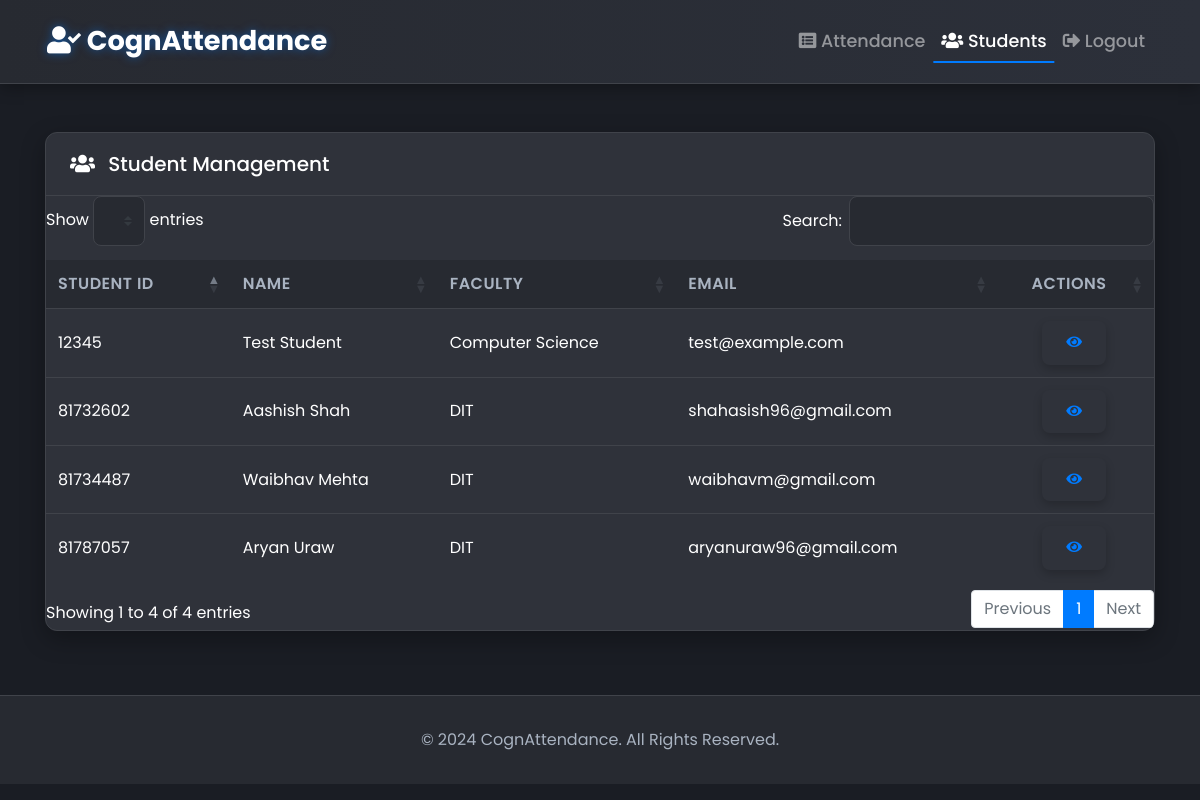
Screenshot of /students (signed in) with the database file from the repository.
### tables this page shows
CREATE TABLE students (
                id TEXT PRIMARY KEY,
                name TEXT NOT NULL,
                faculty TEXT,
                dob TEXT,
                email TEXT,
                address TEXT
            );

### app.py (the view)
@app.route('/students')
@login_required
def list_students():
    students = get_all_students()
    return render_template('students.html', students=students)

### app.py (called while the page is built)
def login_required(f):
    @wraps(f)
    def decorated_function(*args, **kwargs):
        if 'logged_in' not in session:
            return redirect(url_for('login', next=request.url))
        return f(*args, **kwargs)
    return decorated_function

### database_sql.py (called while the page is built, shortened)
def get_db_connection():
    if DB_TYPE == 'mysql':
        if not MYSQL_AVAILABLE:
            raise ImportError("MySQL driver not available. Please install mysql-connector-python")
        import mysql.connector
        connection = mysql.connector.connect(
            host=DB_HOST,
            port=DB_PORT,
            database=DB_NAME,
            user=DB_USER,
            password=DB_PASSWORD
        )
        return connection
    else:  # sqlite (default)
        import sqlite3
        conn = sqlite3.connect(DB_FILE)
        conn.row_factory = sqlite3.Row
        return conn

def get_all_students():
    conn = get_db_connection()
    cursor = conn.cursor()
    cursor.execute("SELECT * FROM students ORDER BY name")
    rows = cursor.fetchall()
    if cursor.description:
        columns = [desc[0] for desc in cursor.description]
        result = []
        for row in rows:
            row_dict = {}
            for i, column in enumerate(columns):
                row_dict[column] = row[i]
            result.append(row_dict)
    else:
        result = []
    conn.close()
    return result

### templates/students.html (shortened to what this page needs)
{% extends 'layout.html' %}
{% block content %}
    <div class="card">
        <div class="card-header d-flex justify-content-between align-items-center">
            <h5 class="mb-0"><i class="fas fa-users mr-2"></i> Student Management</h5>
        </div>
        <div class="table-responsive">
            <table class="table table-hover mb-0" id="studentTable">
                <thead>
                    <tr>
                        <th>Student ID</th>
                        <th>Name</th>
                        <th>Faculty</th>
                        <th>Email</th>
                        <th class="text-center">Actions</th>
                    </tr>
                </thead>
                <tbody>
                    {% for student in students %}
                        <tr id="student-row-{{ student.id }}">
                            <td>{{ student.id }}</td>
                            <td>{{ student.name }}</td>
                            <td>{{ student.faculty }}</td>
                            <td>{{ student.email }}</td>
                            <td class="text-center">
                                <a href="{{ url_for('student_details', student_id=student.id) }}" class="btn btn-sm btn-outline-primary mr-1" title="View Details">
                                    <i class="fas fa-eye"></i>
                                </a>
                            </td>
                        </tr>
                    {% endfor %}
                </tbody>
            </table>
        </div>
    </div>
{% endblock %}

### templates/layout.html (shortened to what this page needs)
<!doctype html>
<html lang="en">
<head>
    <link rel="stylesheet" href="https://stackpath.bootstrapcdn.com/bootstrap/4.5.2/css/bootstrap.min.css">
    <link rel="stylesheet" href="https://cdnjs.cloudflare.com/ajax/libs/font-awesome/5.15.3/css/all.min.css">
    <link rel="stylesheet" type="text/css" href="https://cdn.datatables.net/1.11.5/css/dataTables.bootstrap4.min.css">
    <link rel="stylesheet" href="{{ url_for('static', filename='style.css') }}">
</head>
<body>
    <nav class="navbar navbar-expand-lg navbar-dark">
        <div class="container">
            <a class="navbar-brand" href="{{ url_for('index') }}"><i class="fas fa-user-check"></i> CognAttendance</a>
            <div class="collapse navbar-collapse" id="navbarNav">
                <ul class="navbar-nav ml-auto">
                    {% if session.logged_in %}
                        <li class="nav-item {% if request.endpoint == 'index' %}active{% endif %}">
                            <a class="nav-link" href="{{ url_for('index') }}"><i class="fas fa-list-alt"></i> Attendance</a>
                        </li>
                        <li class="nav-item {% if request.endpoint == 'list_students' or request.endpoint == 'student_details' %}active{% endif %}">
                            <a class="nav-link" href="{{ url_for('list_students') }}"><i class="fas fa-users"></i> Students</a>
                        </li>
                        <li class="nav-item">
                            <a class="nav-link" href="{{ url_for('logout') }}"><i class="fas fa-sign-out-alt"></i> Logout</a>
                        </li>
                    {% else %}
                        <li class="nav-item {% if request.endpoint == 'login' %}active{% endif %}">
                            <a class="nav-link" href="{{ url_for('login') }}"><i class="fas fa-sign-in-alt"></i> Login</a>
                        </li>
                    {% endif %}
                </ul>
            </div>
        </div>
    </nav>
    <main role="main" class="container my-5">
        {% block content %}{% endblock %}
    </main>
    <footer class="footer">
        <div class="container">
            <span>&copy; 2024 CognAttendance. All Rights Reserved.</span>
        </div>
    </footer>
</body>
</html>

### static/style.css (style rules this page uses)
:root { --primary-bg: #1a1d24; --secondary-bg: #272a31; --card-bg: #2f323a; --primary-text: #ffffff; --secondary-text: #a9b3c1; --accent: #007bff; --accent-hover: #0056b3; --border-color: #40434a; --success: #28a745; --danger: #dc3545; --glow-color: rgba(0, 123, 255, 0.5); }
body { background-color: var(--primary-bg); color: var(--primary-text); font-family: 'Poppins', sans-serif; font-weight: 400; animation: fadeIn 0.8s ease-in-out; }
.navbar { background: linear-gradient(to right, var(--secondary-bg), #2c303a); border-bottom: 1px solid var(--border-color); padding: 1rem 2rem; box-shadow: 0 4px 15px rgba(0, 0, 0, 0.3); transition: all 0.3s ease; }
.navbar-brand { font-weight: 700; font-size: 1.7rem; color: var(--primary-text) !important; text-shadow: 0 0 10px var(--glow-color); transition: text-shadow 0.3s ease; }
.nav-link { font-weight: 500; font-size: 1.1rem; position: relative; padding-bottom: 0.5rem; transition: color 0.3s ease; }
.nav-link::after { content: ''; position: absolute; bottom: 0; left: 50%; transform: translateX(-50%); width: 0; height: 2px; background-color: var(--accent); transition: width 0.4s ease; }
.nav-link:hover::after, .nav-item.active .nav-link::after { width: 100%; }
.nav-link:hover, .nav-item.active .nav-link { color: var(--primary-text) !important; }
.card { background-color: var(--card-bg); border: 1px solid var(--border-color); border-radius: 12px; box-shadow: 0 8px 25px rgba(0, 0, 0, 0.3); margin-top: 2rem; animation: slideInUp 0.7s ease-out forwards; transition: transform 0.3s ease, box-shadow 0.3s ease; }
.card-header { background-color: transparent; font-size: 1.4rem; font-weight: 600; border-bottom: 1px solid var(--border-color); border-top-left-radius: 12px; border-top-right-radius: 12px; padding: 1.2rem 1.5rem; }
.table { color: var(--primary-text); margin-bottom: 0; }
.table-responsive { border-radius: 8px; overflow: hidden; }
.table thead th { background-color: var(--secondary-bg); color: var(--secondary-text); border: none; font-weight: 600; text-transform: uppercase; letter-spacing: 0.5px; }
.table tbody tr { background-color: var(--card-bg); transition: background-color 0.2s ease-in-out, transform 0.2s ease; }
.table td, .table th { border-top: 1px solid var(--border-color); vertical-align: middle; }
.btn { font-weight: 600; border-radius: 8px; padding: 0.7rem 1.5rem; border: none; transition: all 0.3s ease; box-shadow: 0 4px 10px rgba(0, 0, 0, 0.2); }
.footer { text-align: center; padding: 2rem 0; margin-top: 4rem; color: var(--secondary-text); border-top: 1px solid var(--border-color); background-color: var(--secondary-bg); }

### rows the page displays
students: id "81732602", name "Aashish Shah", faculty "DIT", email "shahasish96@gmail.com"
students: id "81787057", name "Aryan Uraw", faculty "DIT", email "aryanuraw96@gmail.com"
students: id "12345", name "Test Student", faculty "Computer Science", email "test@example.com"
students: id "81734487", name "Waibhav Mehta", faculty "DIT", email "waibhavm@gmail.com"
